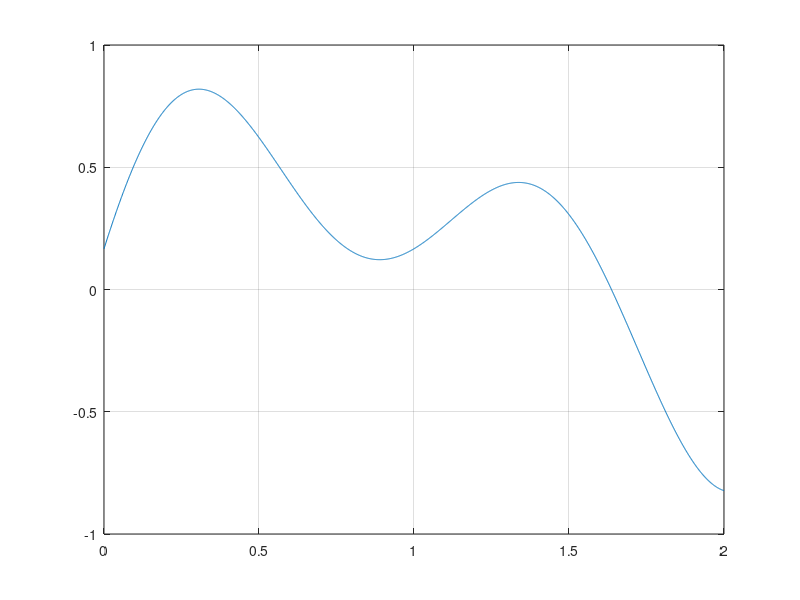

The MATLAB script that drew this image: (Note: this script raises an error after producing the figure.)
clc;
clear;



fun = @(x) (1-x).*sin(4*x)+1/6; % inline function
a = 0; b = 2;
xv = linspace(0,2,2001); % xv=[a:(b-a)/2000:b]
plot(xv, fun(xv)); grid on; % plot of the function f

tol = 1e-6; nmax = 1000;
[xvect,esterrvect,resvect,nit] = bisection(fun,a,b,tol,nmax);
% x_nit = xvect(end); % final iterate (approximated zero); NOTE: length(xvect)=nit+1
% fx_nit = resvect(end); % final residual fun(x nit); NOTE: length(resvect)=nit+1
% hold on
% plot(xvect,resvect,'*k',x_nit,fx_nit,'or'); % iterates in black, the final in red

% resvect(19+1);
% resvect(20+1)
% nvect = 0:nit;
% resvect_abs = abs(resvect);
% semilogy(nvect,resvect_abs,'-ok');grid on

alpha = xvect(20+1);%approximation of exact zero (alpha)
nv = [0:1:18];
nv_ind = nv+1;%Matlab indexes start from 1
err_n_plus_1 = abs(xvect(nv_ind+1)-alpha);
err_n = abs(xvect(nv_ind)-alpha);
a_n = err_n_plus_1./err_n;
%plot(nv,a_n,'--k*');grid on

esterr_n_plus_1 = (b-a)./2.^(nv+1);
esterr_n = (b-a)./2.^(nv);
a_tilde_n = esterr_n_plus_1./esterr_n;
%plot(nv,a_tilde_n,'--k*');grid on

semilogy(nv,err_n,'--ko',nv,esterr_n,'--ks');grid on

